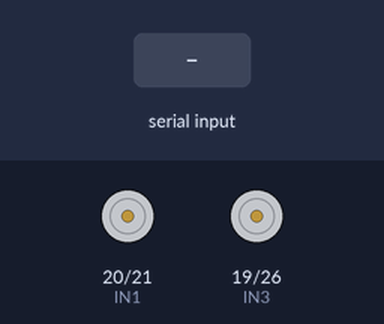
Simulated run of this program. Board: Raspberry Pi (BCM pin numbers). Shown: motor-driver pin pairs drawn as motors (green arrow = first pin HIGH = forward, orange = second pin HIGH = backward, longer = more drive, scaled by the enable pin). Inputs (shaded band) come from the test bench. What the program prints to the terminal is not drawn.

Above: at 1.2 s.
1.3 s: "W" typed at the terminal, then Enter
At 1.9 s:
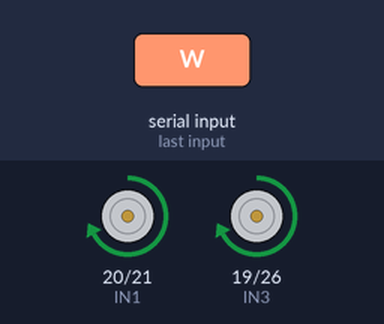
2.8 s: "S" typed at the terminal, then Enter
At 4.0 s:
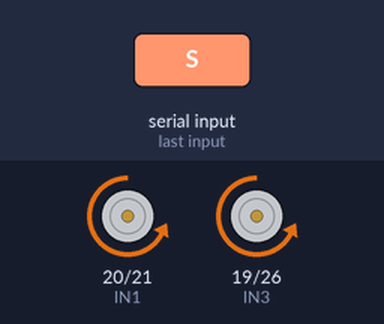
4.3 s: "A" typed at the terminal, then Enter
At 5.3 s:
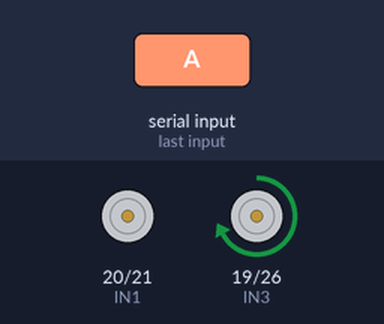
5.8 s: "D" typed at the terminal, then Enter
At 6.5 s:
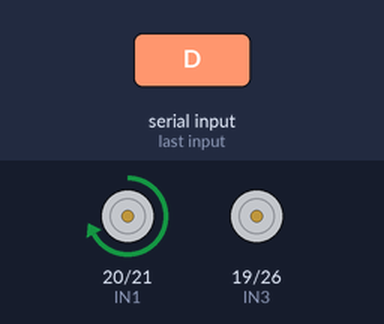
7.3 s: "Q" typed at the terminal, then Enter
At 7.6 s:
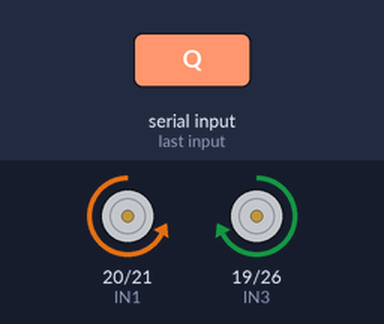
8.8 s: "E" typed at the terminal, then Enter
At 10.0 s:
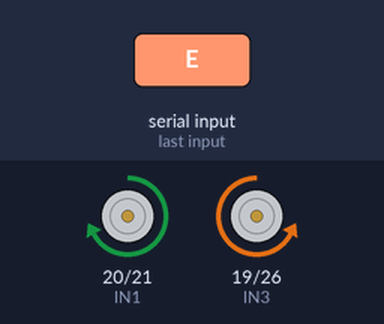
Timing chart, 0 to 11.3 s (numbered marks = the images above; inputs shaded):
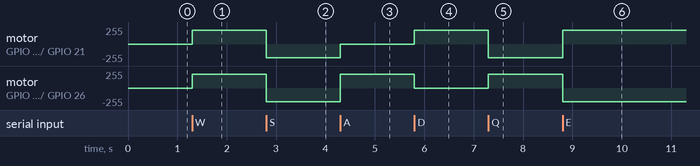

The program:

car_control.py
```python
#!/usr/bin/env python3
# -*- coding:UTF-8 -*-
"""
树莓派WiFi智能小车 - 键盘控制版
控制指令:
  W - 前进
  S - 后退
  A - 左转
  D - 右转
  Q - 原地左转
  E - 原地右转
  空格 - 停止
  X - 退出程序
"""

import RPi.GPIO as GPIO
import time
import sys
import tty
import termios

# 小车电机引脚定义
IN1 = 20
IN2 = 21
IN3 = 19
IN4 = 26
ENA = 16
ENB = 13

# GPIO设置
GPIO.setmode(GPIO.BCM)
GPIO.setwarnings(False)

# 电机引脚初始化
pwm_ENA = None
pwm_ENB = None

def motor_init():
    global pwm_ENA, pwm_ENB

    GPIO.setup(ENA, GPIO.OUT, initial=GPIO.HIGH)
    GPIO.setup(IN1, GPIO.OUT, initial=GPIO.LOW)
    GPIO.setup(IN2, GPIO.OUT, initial=GPIO.LOW)
    GPIO.setup(ENB, GPIO.OUT, initial=GPIO.HIGH)
    GPIO.setup(IN3, GPIO.OUT, initial=GPIO.LOW)
    GPIO.setup(IN4, GPIO.OUT, initial=GPIO.LOW)

    # 设置PWM频率为2000Hz
    pwm_ENA = GPIO.PWM(ENA, 2000)
    pwm_ENB = GPIO.PWM(ENB, 2000)
    pwm_ENA.start(0)
    pwm_ENB.start(0)

def set_motor_speed(speed=80):
    """设置电机速度 (0-100)"""
    pwm_ENA.ChangeDutyCycle(speed)
    pwm_ENB.ChangeDutyCycle(speed)

def forward():
    """前进"""
    GPIO.output(IN1, GPIO.HIGH)
    GPIO.output(IN2, GPIO.LOW)
    GPIO.output(IN3, GPIO.HIGH)
    GPIO.output(IN4, GPIO.LOW)
    set_motor_speed()

def backward():
    """后退"""
    GPIO.output(IN1, GPIO.LOW)
    GPIO.output(IN2, GPIO.HIGH)
    GPIO.output(IN3, GPIO.LOW)
    GPIO.output(IN4, GPIO.HIGH)
    set_motor_speed()

def left():
    """左转 (左轮停，右轮转)"""
    GPIO.output(IN1, GPIO.LOW)
    GPIO.output(IN2, GPIO.LOW)
    GPIO.output(IN3, GPIO.HIGH)
    GPIO.output(IN4, GPIO.LOW)
    set_motor_speed()

def right():
    """右转 (左轮转，右轮停)"""
    GPIO.output(IN1, GPIO.HIGH)
    GPIO.output(IN2, GPIO.LOW)
    GPIO.output(IN3, GPIO.LOW)
    GPIO.output(IN4, GPIO.LOW)
    set_motor_speed()

def spin_left():
    """原地左转"""
    GPIO.output(IN1, GPIO.LOW)
    GPIO.output(IN2, GPIO.HIGH)
    GPIO.output(IN3, GPIO.HIGH)
    GPIO.output(IN4, GPIO.LOW)
    set_motor_speed()

def spin_right():
    """原地右转"""
    GPIO.output(IN1, GPIO.HIGH)
    GPIO.output(IN2, GPIO.LOW)
    GPIO.output(IN3, GPIO.LOW)
    GPIO.output(IN4, GPIO.HIGH)
    set_motor_speed()

def brake():
    """停止"""
    GPIO.output(IN1, GPIO.LOW)
    GPIO.output(IN2, GPIO.LOW)
    GPIO.output(IN3, GPIO.LOW)
    GPIO.output(IN4, GPIO.LOW)
    pwm_ENA.ChangeDutyCycle(0)
    pwm_ENB.ChangeDutyCycle(0)

def cleanup():
    """清理GPIO"""
    brake()
    pwm_ENA.stop()
    pwm_ENB.stop()
    GPIO.cleanup()

def getch():
    """获取单个字符"""
    fd = sys.stdin.fileno()
    old_settings = termios.tcgetattr(fd)
    try:
        tty.setraw(sys.stdin.fileno())
        ch = sys.stdin.read(1)
    finally:
        termios.tcsetattr(fd, termios.TCSADRAIN, old_settings)
    return ch

def print_help():
    print("\n" + "="*50)
    print("树莓派WiFi智能小车控制")
    print("="*50)
    print("控制指令:")
    print("  W - 前进")
    print("  S - 后退")
    print("  A - 左转")
    print("  D - 右转")
    print("  Q - 原地左转")
    print("  E - 原地右转")
    print("  空格 - 停止")
    print("  X - 退出程序")
    print("  H - 显示帮助")
    print("="*50)

if __name__ == "__main__":
    try:
        print("初始化电机控制...")
        motor_init()
        print("初始化完成!")
        print_help()

        while True:
            try:
                key = getch().upper()

                if key == 'X':
                    print("\n退出程序...")
                    break
                elif key == 'H':
                    print_help()
                elif key == 'W':
                    print("前进 ↑")
                    forward()
                elif key == 'S':
                    print("后退 ↓")
                    backward()
                elif key == 'A':
                    print("左转 ←")
                    left()
                elif key == 'D':
                    print("右转 →")
                    right()
                elif key == 'Q':
                    print("原地左转 ↺")
                    spin_left()
                elif key == 'E':
                    print("原地右转 ↻")
                    spin_right()
                elif key == ' ':
                    print("停止 ■")
                    brake()

            except Exception as e:
                print(f"\n错误: {e}")
                continue

    except KeyboardInterrupt:
        print("\n检测到Ctrl+C，正在退出...")
    finally:
        cleanup()
        print("程序已退出 GPIO已清理")
```

Measured:
- after the input at 1.3 s, motor on GPIO 20 (IN1) / GPIO 21 (IN2), motor on GPIO 19 (IN3) / GPIO 26 (IN4): stopped → forward 204/255 at once
- after the input at 2.8 s, motor on GPIO 20 (IN1) / GPIO 21 (IN2), motor on GPIO 19 (IN3) / GPIO 26 (IN4): forward 204/255 → backward 204/255 at once
- after the input at 4.3 s, motor on GPIO 20 (IN1) / GPIO 21 (IN2): backward 204/255 → stopped at once; motor on GPIO 19 (IN3) / GPIO 26 (IN4): backward 204/255 → forward 204/255 at once
- after the input at 5.8 s, motor on GPIO 20 (IN1) / GPIO 21 (IN2): stopped → forward 204/255 at once; motor on GPIO 19 (IN3) / GPIO 26 (IN4): forward 204/255 → stopped at once
- after the input at 7.3 s, motor on GPIO 20 (IN1) / GPIO 21 (IN2): forward 204/255 → backward 204/255 at once; motor on GPIO 19 (IN3) / GPIO 26 (IN4): stopped → forward 204/255 at once
- after the input at 8.8 s, motor on GPIO 20 (IN1) / GPIO 21 (IN2): backward 204/255 → forward 204/255 at once; motor on GPIO 19 (IN3) / GPIO 26 (IN4): forward 204/255 → backward 204/255 at once
